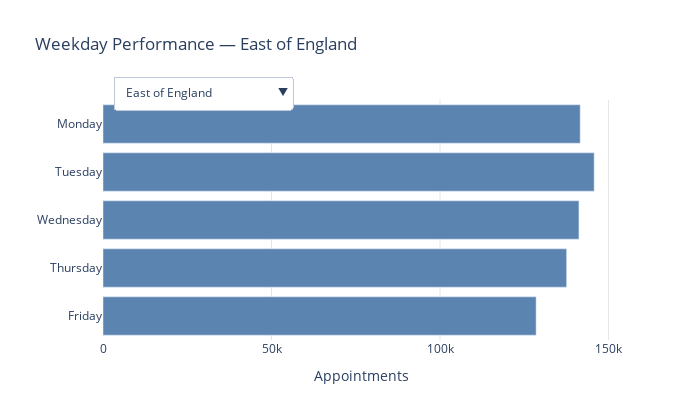

This figure's notebook cell:
### Markdown cell above
## Daily Appointment Utilisation – Full Range

**What is it?**  
Earlier we created this chart from just one dataset. This chart visualises daily GP appointment utilisation across the **entire available dataset**, created by merging all relevant sources.  
- **Blue dots**: Individual daily appointment counts.  
- **Blue line**: 7-day rolling average.  
- **Red dashed line**: Daily capacity threshold of 1.2M appointments.  
- **Shaded area**: Weekends and holidays, which consistently record lower volumes.  

**Why is it useful?**  
- Identifies the proportion of days where demand exceeded capacity (**175 days / 52.4%**).  
- Highlights sustained high-utilisation periods versus lower weekend/holiday activity.  
- Enables performance benchmarking and “who’s who” style ranking of utilisation peaks.  
- Provides a complete, long-term view for detecting patterns, seasonality, and demand surges.  

**Limitations**  
- Aggregated view does not break down utilisation by region or appointment type.  
- Weekend and holiday effects may skew rolling averages.  
- Capacity threshold is fixed at 1.2M; does not account for operational changes over time.

### Code cell
import plotly.graph_objects as go
import numpy as np

# Build a tidy region-weekday table (weekdays only)
wd = region_daily[~region_daily["day_of_week"].isin(["Saturday","Sunday"])].copy()
weekday_order = ["Monday","Tuesday","Wednesday","Thursday","Friday"]
wd["day_of_week"] = pd.Categorical(wd["day_of_week"], weekday_order, ordered=True)

reg_wk = (wd.groupby(["region_ons_name","day_of_week"], as_index=False)
            .agg(avg_apps=("total_appointments","mean")))

regions = reg_wk["region_ons_name"].unique().tolist()

# initial region
r0 = regions[0]
init = reg_wk[reg_wk["region_ons_name"]==r0]

fig = go.Figure()

bar = go.Bar(
    x=init["avg_apps"], y=init["day_of_week"],
    orientation="h", marker_color="#5B84B1",
    hovertemplate="<b>%{y}</b><br>Avg appointments: %{x:,.0f}<extra></extra>"
)
fig.add_trace(bar)

# dropdown updates
updatemenus = [
    dict(
        type="dropdown", x=0.02, y=1.10, xanchor="left",
        buttons=[
            dict(
                label=r,
                method="update",
                args=[
                    {"x":[reg_wk[reg_wk['region_ons_name']==r]["avg_apps"]],
                     "y":[reg_wk[reg_wk['region_ons_name']==r]["day_of_week"]]},
                    {"title":f"Weekday Performance — {r}"}
                ]
            ) for r in regions
        ]
    )
]

fig.update_layout(
    title=f"Weekday Performance — {r0}",
    updatemenus=updatemenus,
    height=420, width=700,
    plot_bgcolor="white", paper_bgcolor="white",
    xaxis=dict(title="Appointments", showgrid=True, gridcolor="rgba(0,0,0,0.1)"),
    yaxis=dict(title="", autorange="reversed")  # Monday on top
)

fig.show()

### Figure 1 — Plotly figure (JSON) as saved in the notebook; plotly's stock layout.template omitted (floating-point values rounded to 4 significant figures)
{"data": [{"hovertemplate": "<b>%{y}</b><br>Avg appointments: %{x:,.0f}<extra></extra>", "marker": {"color": "#5B84B1"}, "orientation": "h", "type": "bar", "x": [141600.0, 145700.0, 141200.0, 137600.0, 128500.0], "y": ["Monday", "Tuesday", "Wednesday", "Thursday", "Friday"]}], "layout": {"height": 420, "paper_bgcolor": "white", "plot_bgcolor": "white", "title": {"text": "Weekday Performance — East of England"}, "updatemenus": [{"buttons": [{"args": [{"x": [[141600.0, 145700.0, 141200.0, 137600.0, 128500.0]], "y": [["Monday", "Tuesday", "Wednesday", "Thursday", "Friday"]]}, {"title": "Weekday Performance — East of England"}], "label": "East of England", "method": "update"}, {"args": [{"x": [[182000.0, 190500.0, 182500.0, 173000.0, 165600.0]], "y": [["Monday", "Tuesday", "Wednesday", "Thursday", "Friday"]]}, {"title": "Weekday Performance — London"}], "label": "London", "method": "update"}, {"args": [{"x": [[243200.0, 251500.0, 235800.0, 227500.0, 217500.0]], "y": [["Monday", "Tuesday", "Wednesday", "Thursday", "Friday"]]}, {"title": "Weekday Performance — Midlands"}], "label": "Midlands", "method": "update"}, {"args": [{"x": [[201800.0, 209100.0, 200400.0, 192100.0, 180791]], "y": [["Monday", "Tuesday", "Wednesday", "Thursday", "Friday"]]}, {"title": "Weekday Performance — North East and Yorkshire"}], "label": "North East and Yorkshire", "method": "update"}, {"args": [{"x": [[150400.0, 158200.0, 148500.0, 145500.0, 134200.0]], "y": [["Monday", "Tuesday", "Wednesday", "Thursday", "Friday"]]}, {"title": "Weekday Performance — North West"}], "label": "North West", "method": "update"}, {"args": [{"x": [[188800.0, 192700.0, 186300.0, 180500.0, 169700.0]], "y": [["Monday", "Tuesday", "Wednesday", "Thursday", "Friday"]]}, {"title": "Weekday Performance — South East"}], "label": "South East", "method": "update"}, {"args": [{"x": [[135800.0, 139900.0, 134100.0, 130700.0, 118500.0]], "y": [["Monday", "Tuesday", "Wednesday", "Thursday", "Friday"]]}, {"title": "Weekday Performance — South West"}], "label": "South West", "method": "update"}], "type": "dropdown", "x": 0.02, "xanchor": "left", "y": 1.1}], "width": 700, "xaxis": {"gridcolor": "rgba(0,0,0,0.1)", "showgrid": true, "title": {"text": "Appointments"}}, "yaxis": {"autorange": "reversed", "title": {"text": ""}}}}
